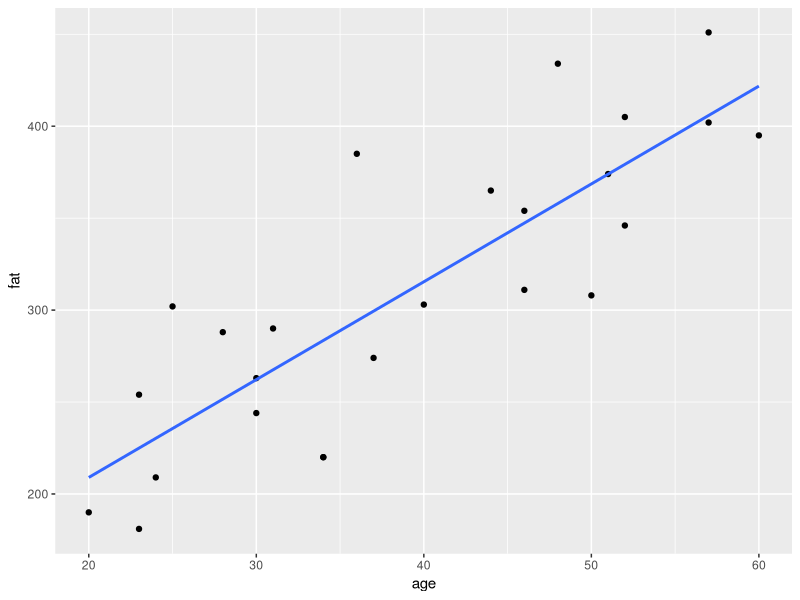
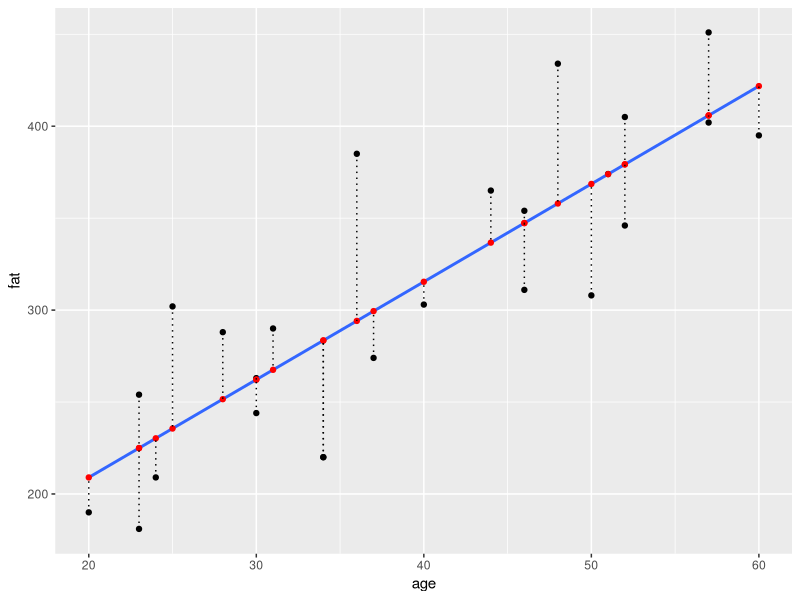
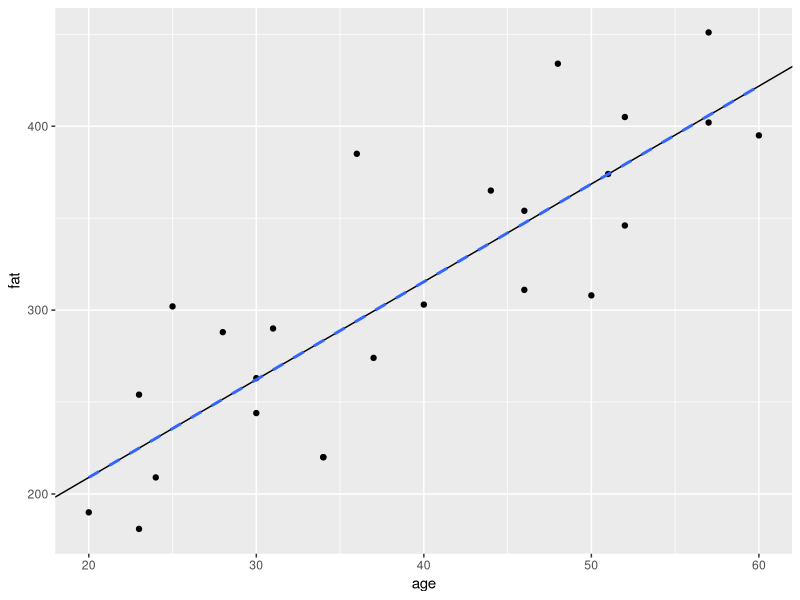
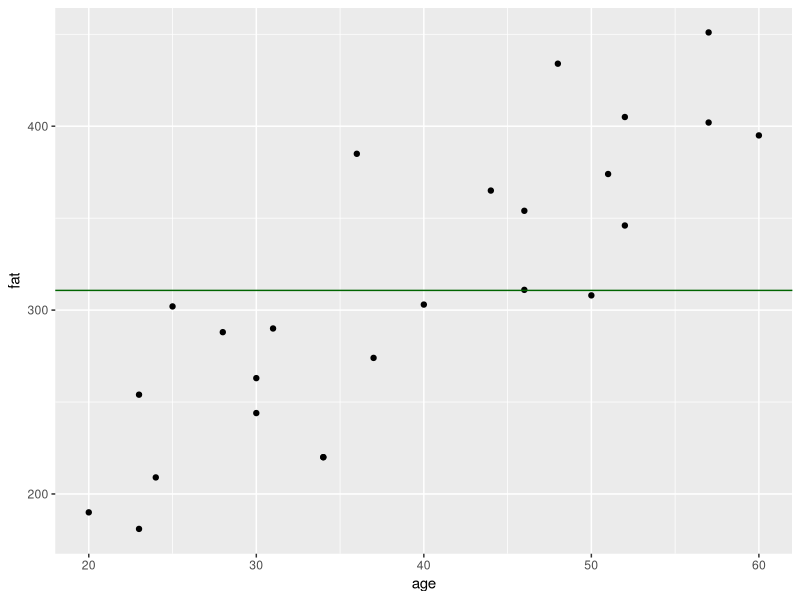
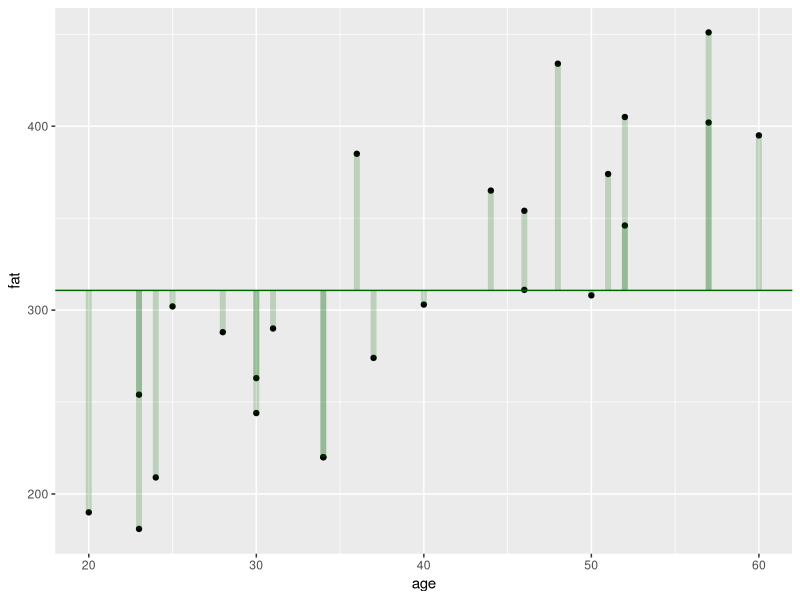
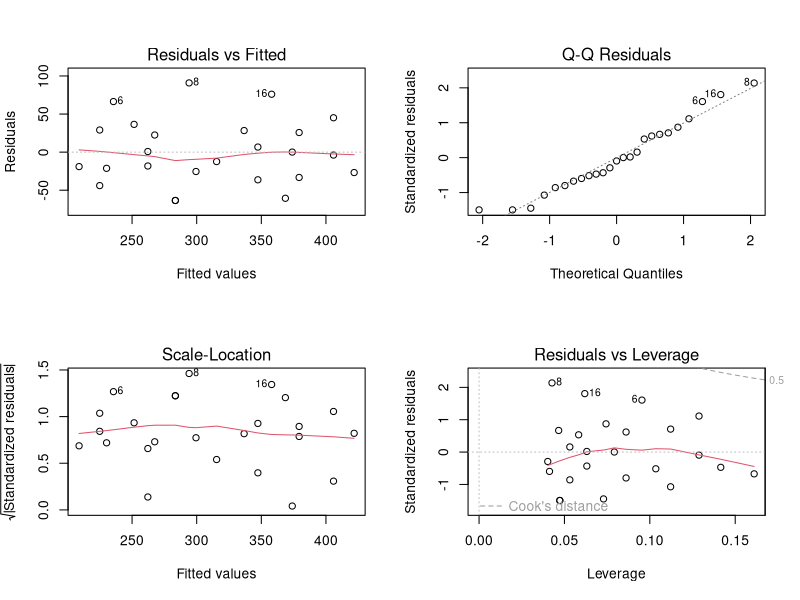
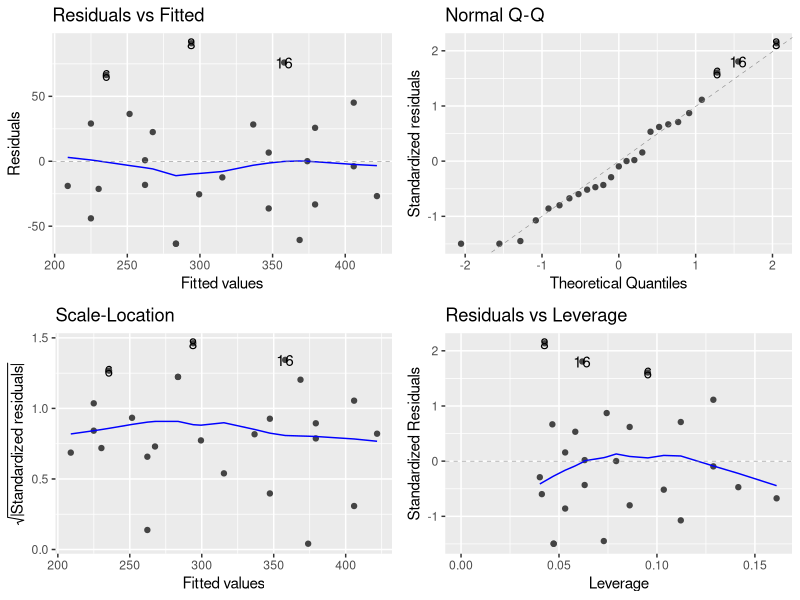
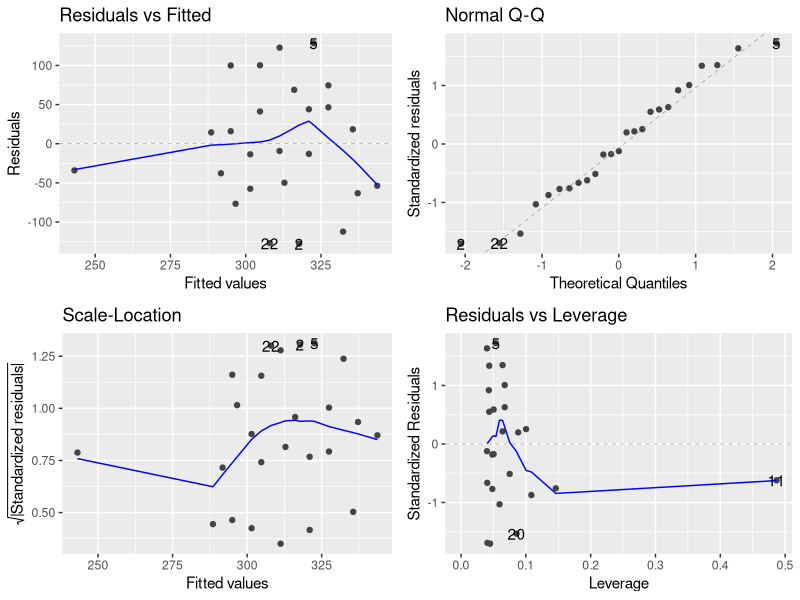

Generate these figures, in order, with R:
## ---- chunk 1
library(tidyverse)
#library(gapminder)
library(ggplot2)
library(broom)
library(ggfortify)
library(GGally)
#library(palmerpenguins)
#library(cowplot)
## ---- chunk 2
# Write your answer here

blood_fat <- readr::read_delim("data/blood_fat.csv")
blood_fat
## ---- chunk 3
# Write your answer here
blood_fat 

blood_fat %>%
lm(fat ~ age, data = .) %>%
summary()
## ---- chunk 4
ggplot(blood_fat, aes(x = age, y = fat)) +
geom_point() +
geom_smooth(method = "lm", se = FALSE)


## ---- chunk 5
# Write your answer here

#new = lm(fat ~ age, data = .))
fit <- lm(fat ~ age, data = blood_fat)
blood_fat %>% mutate(expected = predict(fit))



augment(fit) %>%
ggplot(aes(x = age, y = fat)) +
geom_point() +
geom_smooth(method = "lm", se = FALSE) +
geom_point(aes(y = .fitted), colour = "red") +
geom_segment(aes(xend = age,
yend = .fitted),
linetype = "dotted")

## ---- chunk 6
# Write your answer here
#intercept
coef(fit)[1] 
#slope
coef(fit)[2]
## ---- chunk 7
# Write your answer here
ggplot(blood_fat, aes(x = age, y = fat)) +
geom_point() +
geom_abline(slope = coef(fit)[2], intercept = coef(fit)[1]) +
geom_smooth(method = "lm", se = FALSE, linetype = "dashed")
## ---- chunk 8
# Write your answer here
my_residuals <- abs(blood_fat$fat - predict(fit))
head(my_residuals)

blood_fat %>% mutate(res = my_residuals)
## ---- chunk 9
# Write your answer here
residuals(fit)
## ---- chunk 10
# Write your answer here
ggplot(blood_fat, aes(x = age, y = fat)) +
  geom_point() +
 geom_hline(aes(yintercept = mean(blood_fat$fat) ), color="darkgreen")



blood_fat
## ---- chunk 11
# Write your answer here
ggplot(blood_fat, aes(x = age, y = fat)) +
  geom_point() +
  geom_hline(aes(yintercept = mean(blood_fat$fat) ),
            color="darkgreen") +
  geom_segment(aes(xend = age,
                   yend = mean(blood_fat$fat)),
               color="darkgreen", size=2, alpha=0.2)
## ---- chunk 12
# Write your answer here
RSS = sum(residuals(fit)^2)
TSS = sum((blood_fat$fat - mean(blood_fat$fat))^2)

R2 = 1 - (RSS/TSS)
cat("RSS is", RSS, "\n")
cat("TSS is", TSS, "\n")
cat(c("R2 is", R2, "\n"))


## ---- chunk 13
# Write your answer here

## ---- chunk 14
# Write your answer here`
## ---- chunk 15
# Write your answer here
mean(residuals(fit))
## ---- chunk 16
# Write your answer here
par(mfrow = (c(2, 2)))
plot(lm(fat ~ age, data = blood_fat))


autoplot(fit)
## ---- chunk 17
# Write your answer here
fit_w <- lm(fat ~ weight, data = blood_fat)
blood_fat %>% mutate(expected_w = predict(fit_w))
## ---- chunk 18
# Write your answer here
summary(fit_w)

autoplot(fit_w)
## ---- chunk 19
# Write your answer here
## ---- chunk 20
# Write your answer here
## ---- chunk 21
set.seed(1)
simul1 <- tibble(x1 = runif(100),
                     x2 = 0.5 * x1 + rnorm(100) / 10,
                     y  = 2 + 2 * x1 + 0.3 * x2 +(rnorm(100)))

glimpse(simul1)
## ---- chunk 22
# Write your answer here
## ---- chunk 23
# Write your answer here
ggpairs(simul1, columns = 1:2)

## ---- chunk 24
# Write your answer here
cor(simul1$x1, simul1$x2)
## ---- chunk 25
# Write your answer here


## ---- chunk 26
# Write your answer here
lm(y ~ x1 + x2,data = simul1) %>% summary()
## ---- chunk 27
# Write your answer here

## ---- chunk 28
# Write your answer here
lm(y ~ x1 ,data = simul1) %>% summary()
## ---- chunk 29
# Write your answer here
## ---- chunk 30
simul2 <- add_row(simul1, x1 = 0.1, x2 = 0.8, y = 6) 
## ---- chunk 31
# Write your answer here
cor(simul2$x1, simul2$x2)
## ---- chunk 32
# Write your answer here
ggpairs(simul2, columns = 1:2)
## ---- chunk 33
lm(y ~ x1, data = simul2) %>% glance()
## ---- chunk 34
lm(y ~ x2, data = simul2) %>% glance()
## ---- chunk 35
lm(y ~ x1 + x2, data = simul2) %>% glance()
